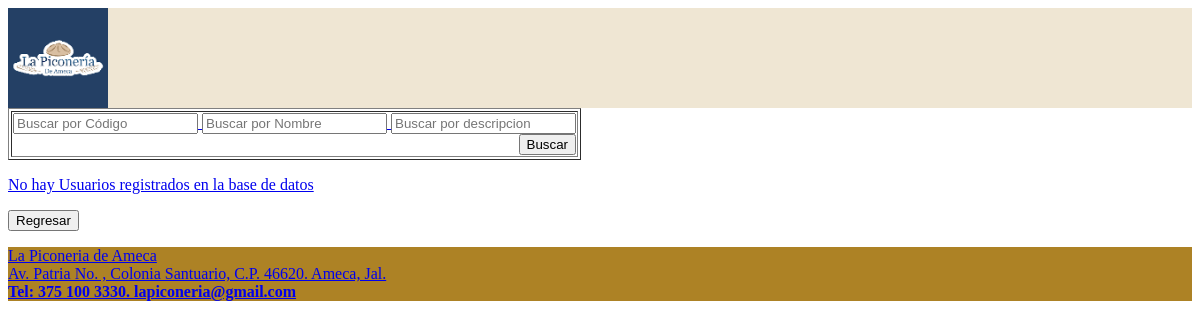
Page /listUsuarios.php on the earlier database version.
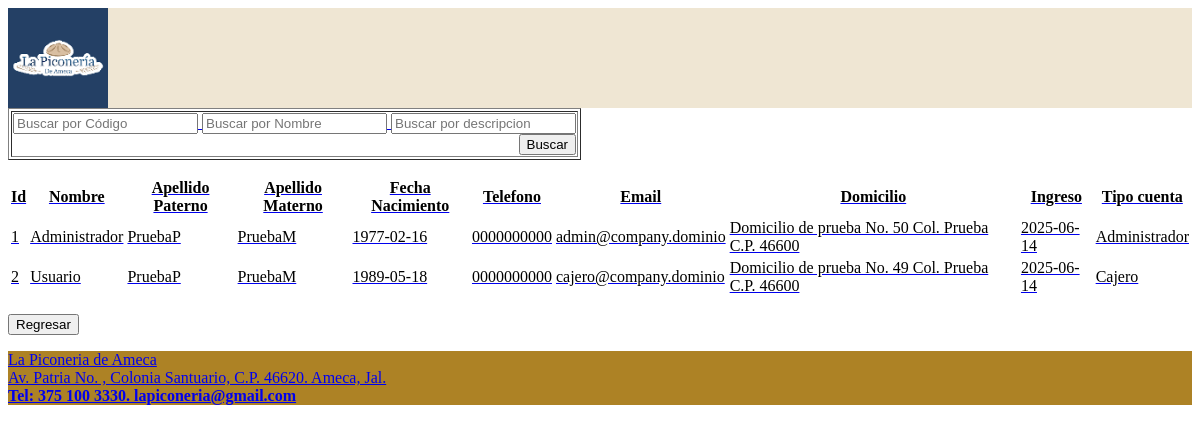
Same page on the later database version.
### tables this page shows
CREATE TABLE `Usuario` (
  `Id_Usuario` int AUTO_INCREMENT PRIMARY KEY,
  `Id_Tipo` int,
  `Rfc` varchar(16),
  `Nombre` varchar(30) NOT NULL,
  `A_paterno` varchar(30),
  `A_Materno` varchar(30),
  `Fecha_Registro` date DEFAULT NULL,
  `Fecha_Nacimiento` date DEFAULT NULL,
  `Telefono` varchar(12) NOT NULL,
  `Email` varchar(30) NOT NULL,
  `Domicilio` varchar(50),
   FOREIGN KEY (Id_Tipo) REFERENCES Tipo_Usuario(Usuario_id)
);

CREATE TABLE `Tipo_Usuario` (
  `Usuario_id` int AUTO_INCREMENT NOT NULL PRIMARY KEY,
   `Usuario` varchar(20) NOT NULL,
  `Pasword` varchar(50) NOT NULL,
  `Puesto` varchar(20) NOT NULL
);

### clases/connection.php (called while the page is built)
<?php
class DB {
   private $server;
   private $host;
   private $db;
   private $user;
   private $psw;
   private $charset;
   public function __construct() {
      $this-> server  = 'mysql';
      $this-> host   = 'localhost';
      $this-> db     = 'comerciored';
      $this-> user   = 'root';
      $this-> psw    = '';
      $this-> charset= 'utf8mb4';
   }
   function connect() {
      try{
         $conexion = $this->server.':host='.$this->host.'; dbname='.$this->db.'; chartset='.$this->charset;
         $options = [
            PDO::ATTR_ERRMODE          => PDO::ERRMODE_EXCEPTION,
            PDO::ATTR_EMULATE_PREPARES => false,
         ];
         $pdo = new PDO($conexion, $this->user, $this->psw, $options);
         return $pdo;
      }catch(PDOException $e){
         print_r('Error de conexion: ' . $e->getMessage());
      }
   }
 }
?>

### clases/usuario.php (called while the page is built, shortened)
<?php
include_once 'connection.php';
class Usuario extends DB {
	public function listar(){
		$query = $this->connect()->prepare('SELECT * FROM usuario INNER JOIN tipo_usuario WHERE usuario.Id_Tipo = tipo_usuario.Usuario_id');
		$query->execute();
		return $query->fetchAll(PDO::FETCH_ASSOC);
	}
}
?>

### listUsuarios.php (the view, shortened to what this page needs)
<?php
$filtro1 = $_POST['FiltarId'];
$filtro2 = $_POST['FiltarNom'];
$filtro3 = $_POST['FiltarPater'];
$filtro4 = $_POST['FiltarMater'];
$filtro5 = $_POST['FiltarFechaR'];
$filtro6 = $_POST['FiltarFechaN'];
?>
<html>
    <head>
    </head>
    <body>
            <?php include_once 'modulos/mdl_header.php'; ?>
              <form method="post" action="listUsuarios.php" name="form_filtro_usuarios" id="form_filtro_usuarios" style="align-items: center; background:rgba(0,0,0,0.0);">
                <table class="table-primary"  border="1">
              <tr>
                <td width="100%" style="text-align: right;">
                  <input name="FiltarId" type="text"  placeholder="Buscar por Código" id ="FiltarId" onKeyUp="document.getElementById(this.id).value=document.getElementById(this.id).value.toUpperCase()" >
                  <input name="FiltarNom" type="text" title="Busqueda por nombre"  placeholder="Buscar por Nombre" id ="FiltarNom" onKeyUp="document.getElementById(this.id).value=document.getElementById(this.id).value.toUpperCase()" >
                  <input name="FiltarPater" type="text" title="Busqueda por Descripción" placeholder="Buscar por descripcion" id ="FiltarPater" onKeyUp="document.getElementById(this.id).value=document.getElementById(this.id).value.toUpperCase()">
                      <br>
                      <input type="submit" value="Buscar">
                </td>
              </tr>
            </table>
          </form>
                 <form method="post" action="" name="frm_listUsuarios" id="frm_listUsuarios" style="width: auto; height: auto;">
                     <?php
  include_once 'clases/usuario.php';
  $user2 = new Usuario();
  $usuarios = $user2->listar();
  if($usuarios){
    echo "
      <table class='table table-bordered border-primary table-hover'><thead>
      <tr>
        <th style='text-align:center'>Id</th>
        <th style='text-align:center'>Nombre</th>
        <th style='text-align:center'>Apellido Paterno</th>
        <th style='text-align:center'>Apellido Materno</th>
        <th style='text-align:center'>Fecha Nacimiento</th>
        <th style='text-align:center'>Telefono</th>
        <th style='text-align:center'>Email</th>
        <th style='text-align:center'>Domicilio</th>
        <th style='text-align:center'>Ingreso</th>
        <th style='text-align:center'>Tipo cuenta</th>
      </tr></thead>";
      if($filtro1 || $filtro2 || $filtro3 || $filtro4 || $filtro5 || $filtro6){
        foreach ($usuarios as $user2) {
          if($filtro1 == $user2['Id_Usuario'] || $filtro2 == $user2['Nombre'] || $filtro3 == $user2['A_paterno'] || $filtro4 == $user2['A_Materno'] || $filtro5 == $user2['Fecha_Registro'] || $filtro6 == $user2['Fecha_Nacimiento']){
            echo "<tr>
            <td>".$user2['Id_Usuario']."</td>
            <td>".$user2['Nombre']."</td>
            <td>".$user2['A_paterno']."</td>
            <td>".$user2['A_Materno']."</td>
            <td>".$user2['Fecha_Nacimiento']."</td>
            <td>".$user2['Telefono']."</td>
             <td>".$user2['Email']."</td>
            <td>".$user2['Domicilio']."</td>
            <td>".$user2['Fecha_Registro']."</td>
            <td>".$user2['Puesto']."</td>
            </tr>";
          }
        }
      }else{
          foreach ($usuarios as $user2) {
           echo "<tr>
            <td>".$user2['Id_Usuario']."</td>
            <td>".$user2['Nombre']."</td>
            <td>".$user2['A_paterno']."</td>
            <td>".$user2['A_Materno']."</td>
            <td>".$user2['Fecha_Nacimiento']."</td>
            <td>".$user2['Telefono']."</td>
             <td>".$user2['Email']."</td>
            <td>".$user2['Domicilio']."</td>
            <td>".$user2['Fecha_Registro']."</td>
            <td>".$user2['Puesto']."</td>
            </tr>";
        }
      }
    echo "</table>";
  }
  else{
    echo " <p>No hay Usuarios registrados en la base de datos</p>";
  }
?>
           </form>
 <input type="button" onClick="location='menuAdmin.php'" value="Regresar" />
            <?php include_once 'modulos/mdl_footer.php'; ?>
    </body>
</html>

### modulos/mdl_header.php (shortened to what this page needs)
<nav class="navbar" style="background-color: rgba(173, 130, 37, 0.2);" data-bs-theme="light">
 <a class="navbar-brand" href="#">
    <img id ="logotipo" src="img/Logotipo.png" height="100" width="100"/>
</nav>

### modulos/mdl_footer.php
<footer class="text-center text-white fixed-bottom" style="background-color:rgb(173, 130, 37);">
  <p>La Piconeria de Ameca<br>
    Av. Patria No. , Colonia Santuario, C.P. 46620. Ameca, Jal. <br>
    <b>Tel: 375 100 3330. lapiconeria@gmail.com</p>
</footer>

Differences in the rows shown:
added usuario: Id_Usuario "1", Nombre "Administrador", A_paterno "PruebaP", A_Materno "PruebaM", Fecha_Nacimiento "1977-02-16", Telefono "0000000000", Email "admin@company.dominio", Domicilio "Domicilio de prueba No. 50 Col. Prueba C.P. 46600", Fecha_Registro "2025-06-14", Id_Tipo.Puesto "Administrador"
added usuario: Id_Usuario "2", Nombre "Usuario", A_paterno "PruebaP", A_Materno "PruebaM", Fecha_Nacimiento "1989-05-18", Telefono "0000000000", Email "cajero@company.dominio", Domicilio "Domicilio de prueba No. 49 Col. Prueba C.P. 46600", Fecha_Registro "2025-06-14", Id_Tipo.Puesto "Cajero"
Other differences:
text no longer shown: "No hay Usuarios registrados en la base de datos"
text now shown: "Id Nombre Apellido Paterno Apellido Materno Fecha Nacimiento Telefono Email Domicilio Ingreso Tipo cuenta"
